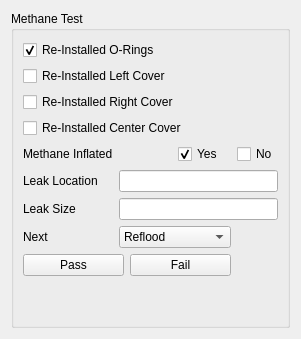
                  <widget class="QWidget" name="page_5">
                   <layout class="QGridLayout" name="gridLayout_66">
                    <item row="0" column="0">
                     <widget class="QGroupBox" name="groupBox_2">
                      <property name="title">
                       <string>Methane Test</string>
                      </property>
                      <layout class="QGridLayout" name="gridLayout_73">
                       <item row="8" column="0" colspan="3">
                        <layout class="QHBoxLayout" name="horizontalLayout_10">
                         <item>
                          <widget class="QPushButton" name="leakPassPB">
                           <property name="text">
                            <string>Pass</string>
                           </property>
                          </widget>
                         </item>
                         <item>
                          <widget class="QPushButton" name="leakFailPB">
                           <property name="text">
                            <string>Fail</string>
                           </property>
                          </widget>
                         </item>
                        </layout>
                       </item>
                       <item row="1" column="0" colspan="2">
                        <widget class="QCheckBox" name="reLeftCB">
                         <property name="text">
                          <string>Re-Installed Left Cover</string>
                         </property>
                        </widget>
                       </item>
                       <item row="2" column="0" colspan="3">
                        <widget class="QCheckBox" name="reRightCB">
                         <property name="text">
                          <string>Re-Installed Right Cover</string>
                         </property>
                        </widget>
                       </item>
                       <item row="3" column="0" colspan="3">
                        <widget class="QCheckBox" name="reCenterCB">
                         <property name="text">
                          <string>Re-Installed Center Cover</string>
                         </property>
                        </widget>
                       </item>
                       <item row="4" column="0">
                        <widget class="QLabel" name="label_504">
                         <property name="text">
                          <string>Methane Inflated</string>
                         </property>
                        </widget>
                       </item>
                       <item row="4" column="2">
                        <widget class="QCheckBox" name="inflated_yes">
                         <property name="text">
                          <string>Yes</string>
                         </property>
                         <property name="checked">
                          <bool>true</bool>
                         </property>
                        </widget>
                       </item>
                       <item row="5" column="0">
                        <widget class="QLabel" name="label_505">
                         <property name="text">
                          <string>Leak Location</string>
                         </property>
                        </widget>
                       </item>
                       <item row="4" column="3">
                        <widget class="QCheckBox" name="inflated_no">
                         <property name="text">
                          <string>No</string>
                         </property>
                        </widget>
                       </item>
                       <item row="5" column="1" colspan="3">
                        <widget class="QLineEdit" name="leak_location"/>
                       </item>
                       <item row="6" column="0">
                        <widget class="QLabel" name="label_507">
                         <property name="text">
                          <string>Leak Size</string>
                         </property>
                        </widget>
                       </item>
                       <item row="0" column="0" colspan="2">
                        <widget class="QCheckBox" name="reORingsCB">
                         <property name="enabled">
                          <bool>true</bool>
                         </property>
                         <property name="text">
                          <string>Re-Installed O-Rings</string>
                         </property>
                         <property name="checked">
                          <bool>true</bool>
                         </property>
                        </widget>
                       </item>
                       <item row="7" column="0">
                        <widget class="QLabel" name="label_506">
                         <property name="text">
                          <string>Next</string>
                         </property>
                        </widget>
                       </item>
                       <item row="6" column="1" colspan="3">
                        <widget class="QLineEdit" name="leak_size"/>
                       </item>
                       <item row="7" column="1" colspan="2">
                        <widget class="QComboBox" name="leak_next">
                         <item>
                          <property name="text">
                           <string>Reflood</string>
                          </property>
                         </item>
                         <item>
                          <property name="text">
                           <string>Patch</string>
                          </property>
                         </item>
                         <item>
                          <property name="text">
                           <string>Remove Cover</string>
                          </property>
                         </item>
                         <item>
                          <property name="text">
                           <string>Inspect</string>
                          </property>
                         </item>
                         <item>
                          <property name="text">
                           <string>Remove</string>
                          </property>
                         </item>
                         <item>
                          <property name="text">
                           <string>Success</string>
                          </property>
                         </item>
                        </widget>
                       </item>
                       <item row="9" column="0">
                        <spacer name="verticalSpacer_2">
                         <property name="orientation">
                          <enum>Qt::Vertical</enum>
                         </property>
                         <property name="sizeHint" stdset="0">
                          <size>
                           <width>20</width>
                           <height>40</height>
                          </size>
                         </property>
                        </spacer>
                       </item>
                      </layout>
                     </widget>
                    </item>
                   </layout>
                  </widget>
